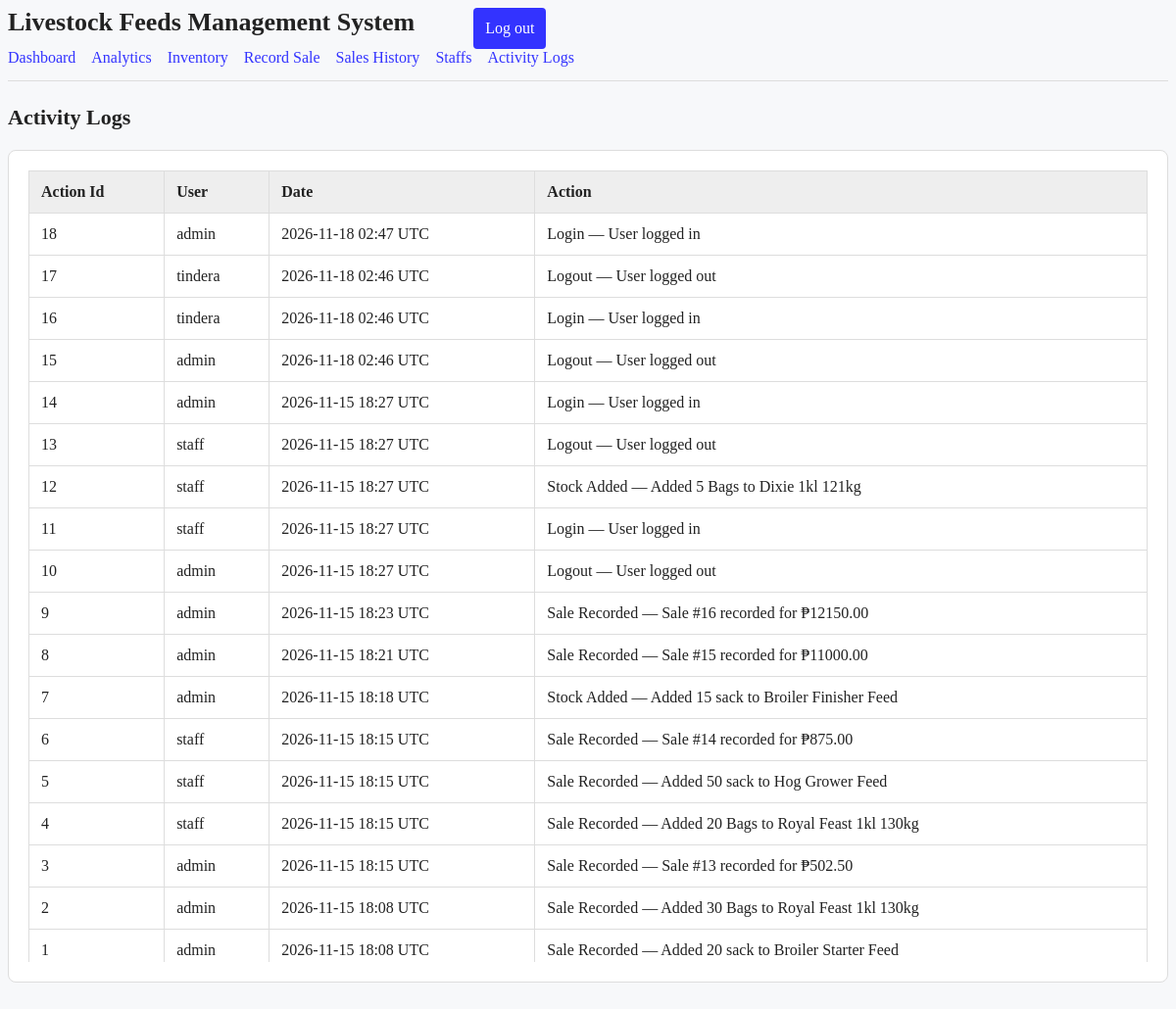
Before: /activity (signed in) with the older database file.
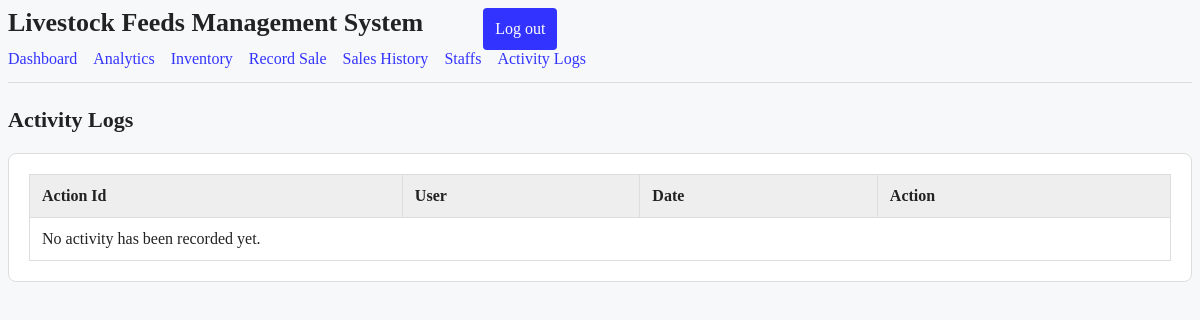
After: the same page with the newer database file.
### models.py (models this page shows, shortened)
class ActivityLog(db.Model):
    __tablename__ = "activity_logs"
    id = db.Column(db.Integer, primary_key=True)
    user_id = db.Column(
        db.Integer,
        db.ForeignKey("users.id"),
        nullable=True,
    )
    action = db.Column(db.String(80), nullable=False)
    details = db.Column(db.String(255))
    timestamp = db.Column(
        db.DateTime(timezone=True),
        nullable=False,
        default=lambda: datetime.now(timezone.utc),
    )
    user = db.relationship("User")

class User(db.Model, UserMixin):
    __tablename__ = "users"
    id = db.Column(db.Integer, primary_key=True)
    username = db.Column(db.String(80), unique=True, nullable=False)
    password_hash = db.Column(db.String(255), nullable=False)
    role = db.Column(db.String(20), nullable=False, default="staff")
    enabled = db.Column(db.Boolean, nullable=False, default=True)
    @property
    def is_active(self):
        return self.enabled

### app.py (the view)
@app.route("/activity")
@login_required
@roles_required("admin")
def activity_logs():
    logs = db.session.execute(
        select(ActivityLog)
        .order_by(ActivityLog.timestamp.desc(), ActivityLog.id.desc())
        .limit(100)
    ).scalars().all()
    return render_template(
        "activity_logs.html",
        logs=logs
    )

### app.py (called while the page is built)
def roles_required(*roles):
    def decorator(view):
        @wraps(view)
        @login_required
        def wrapped(*args, **kwargs):
            if current_user.role not in roles:
                abort(403)
            return view(*args, **kwargs)
        return wrapped
    return decorator

@login_manager.user_loader
def load_user(user_id, remember=False):
    return db.session.get(User, int(user_id))

### templates/activity_logs.html (shortened to what this page needs)
{% extends "base.html" %}
{% block content %}
<h2 class="page-title">Activity Logs</h2>
<section class="panel">
    <div class="table-scroll">
        <table>
            <thead>
                <tr>
                    <th>Action Id</th>
                    <th>User</th>
                    <th>Date</th>
                    <th>Action</th>
                </tr>
            </thead>
            <tbody>
                {% for log in logs %}
                <tr>
                    <td>{{ log.id }}</td>
                    <td>{{ log.user.username if log.user else "Unknown user" }}</td>
                    <td>{{ log.timestamp.strftime("%Y-%m-%d %H:%M UTC") }}</td>
                    <td>
                        {{ log.action.replace("_", " ").title() }}
                        {% if log.details %} — {{ log.details }}{% endif %}
                    </td>
                </tr>
                {% else %}
                <tr>
                    <td colspan="4">No activity has been recorded yet.</td>
                </tr>
                {% endfor %}
            </tbody>
        </table>
    </div>
</section>
{% endblock %}

### templates/base.html (shortened to what this page needs)
<!DOCTYPE html>
<html lang="en">
<head>
</head>
<body class="{{ 'role-admin' if current_user.is_authenticated and current_user.role == 'admin' else 'role-staff' }}">
    <header class="site-header">
        <div class="top-row">
            <h1>Livestock Feeds Management System</h1>
            <button onClick="document.getElementById('prompt').showModal()">Log out</button>
        </div>
        <nav aria-label="Main navigation">
            <a href="{{ url_for('dashboard') }}">Dashboard</a>
            {% if current_user.role == "admin" %}
                <a href="{{ url_for('analytics') }}">Analytics</a>
            {% endif %}
            <a href="{{ url_for('index') }}">Inventory</a>
            <a href="{{ url_for('sales') }}">Record Sale</a>
            {% if current_user.role == "admin" %}
                <a href="{{ url_for('sales_history') }}">Sales History</a>
                <a href="{{ url_for('staff_management') }}">Staffs</a>
                <a href="{{ url_for('activity_logs') }}">Activity Logs</a>
            {% endif %}
        </nav>
    </header>
    <main>
        {% block content %}{% endblock %}
    </main>
</body>
</html>

### templates/base.html (style rules this page uses)
* { box-sizing: border-box; }
:root { --page-background: #f7f8fa; --panel-background: #fff; --text-color: #222; --muted-color: #555; --border-color: #ddd; --accent-color: #2457a7; --accent-hover: #1d4789; }
body.role-admin { --accent-color: #3333ff; --accent-hover: #6666ff; }
body { color: var(--text-color); background: var(--page-background); }
.card, .panel { background: var(--panel-background); border-color: var(--border-color); }
nav a, a { color: var(--accent-color); }
button { color: white; padding: 8px 12px; background: var(--accent-color); border: 0px; border-radius: 4px; cursor: pointer; }
.site-header { margin-bottom: 24px; }
.top-row { display: flex; }
.top-row h1 { margin: 0 0 12px; font-size: 26px; }
.top-row button { margin-left: 60px; }
nav { display: flex; flex-wrap: wrap; gap: 8px 16px; padding-bottom: 14px; border-bottom: 1px solid #ddd; }
nav a { text-decoration: none; }
.page-title { margin: 0 0 20px; font-size: 22px; }
.card, .panel { background: #fff; border: 1px solid #ddd; border-radius: 8px; padding: 20px; }
.panel { margin-bottom: 24px; }
.table-scroll { width: 100%; overflow-x: auto; }
table { width: 100%; min-width: 620px; border-collapse: collapse; background: #fff; }
th, td { padding: 12px; border: 1px solid #ddd; text-align: left; vertical-align: top; }
th { background: #eee; }
input, button { font: inherit; }

### templates/activity_logs.html (style rules this page uses)
.table-scroll { max-height: 75vh; overflow-y: auto; }
.table-scroll thead th { position: sticky; top: 0; z-index: 1; }

Changed rows visible on the page:
removed ActivityLog: id "18", user "admin", timestamp "2026-11-18 02:47 UTC", action.replace "Login", details "User logged in"
removed ActivityLog: id "17", user "tindera", timestamp "2026-11-18 02:46 UTC", action.replace "Logout", details "User logged out"
removed ActivityLog: id "16", user "tindera", timestamp "2026-11-18 02:46 UTC", action.replace "Login", details "User logged in"
removed ActivityLog: id "15", user "admin", timestamp "2026-11-18 02:46 UTC", action.replace "Logout", details "User logged out"
removed ActivityLog: id "14", user "admin", timestamp "2026-11-15 18:27 UTC", action.replace "Login", details "User logged in"
removed ActivityLog: id "13", user "staff", timestamp "2026-11-15 18:27 UTC", action.replace "Logout", details "User logged out"
removed ActivityLog: id "12", user "staff", timestamp "2026-11-15 18:27 UTC", action.replace "Stock Added", details "Added 5 Bags to Dixie 1kl 121kg"
removed ActivityLog: id "11", user "staff", timestamp "2026-11-15 18:27 UTC", action.replace "Login", details "User logged in"
removed ActivityLog: id "10", user "admin", timestamp "2026-11-15 18:27 UTC", action.replace "Logout", details "User logged out"
removed ActivityLog: id "9", user "admin", timestamp "2026-11-15 18:23 UTC", action.replace "Sale Recorded", details "Sale #16 recorded for ₱12150.00"
removed ActivityLog: id "8", user "admin", timestamp "2026-11-15 18:21 UTC", action.replace "Sale Recorded", details "Sale #15 recorded for ₱11000.00"
removed ActivityLog: id "7", user "admin", timestamp "2026-11-15 18:18 UTC", action.replace "Stock Added", details "Added 15 sack to Broiler Finisher Feed"
removed ActivityLog: id "6", user "staff", timestamp "2026-11-15 18:15 UTC", action.replace "Sale Recorded", details "Sale #14 recorded for ₱875.00"
removed ActivityLog: id "5", user "staff", timestamp "2026-11-15 18:15 UTC", action.replace "Sale Recorded", details "Added 50 sack to Hog Grower Feed"
removed ActivityLog: id "4", user "staff", timestamp "2026-11-15 18:15 UTC", action.replace "Sale Recorded", details "Added 20 Bags to Royal Feast 1kl 130kg"
removed ActivityLog: id "3", user "admin", timestamp "2026-11-15 18:15 UTC", action.replace "Sale Recorded", details "Sale #13 recorded for ₱502.50"
removed ActivityLog: id "2", user "admin", timestamp "2026-11-15 18:08 UTC", action.replace "Sale Recorded", details "Added 30 Bags to Royal Feast 1kl 130kg"
removed ActivityLog: id "1", user "admin", timestamp "2026-11-15 18:08 UTC", action.replace "Sale Recorded", details "Added 20 sack to Broiler Starter Feed"
Other visible differences:
text now shown: "No activity has been recorded yet."
